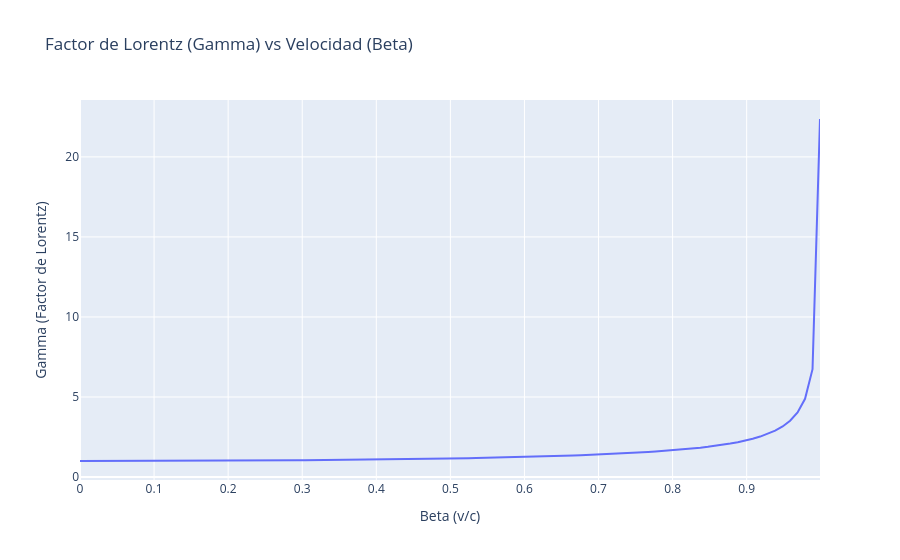

Notebook cell for this chart:
### Code cell
betas = np.linspace(0, 0.999, 100)
gammas = 1 / np.sqrt(1 - betas**2)
fig = go.Figure()
fig.add_trace(go.Scatter(x=betas, y=gammas, mode='lines', name='Gamma'))
fig.update_layout(title='Factor de Lorentz (Gamma) vs Velocidad (Beta)', xaxis_title='Beta (v/c)', yaxis_title='Gamma (Factor de Lorentz)')
fig.show()
